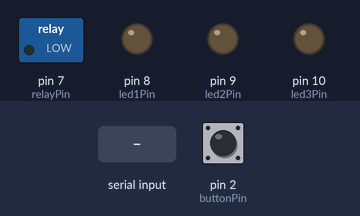
Bench run of a sketch on a simulated Arduino Uno, built with avr-gcc and run on an emulated ATmega328P. Shown: switched loads named in the sketch (green lamp = pin HIGH), output pins drawn as LEDs (lit = HIGH). Dashed ring = blinking. The inputs (shaded band) are chosen by the test bench; at power-on: pin 2 (buttonPin) LOW.

Above: at 1.2 s.
1.3 s: pin 2 (buttonPin) pulled HIGH for 1 s
At 1.42 s:
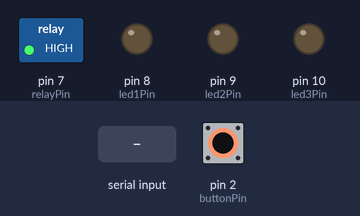
3.8 s: "1" received over the second serial link
At 4.4 s:
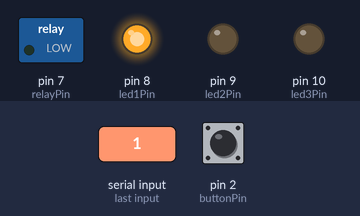
5.3 s: pin 2 (buttonPin) pulled HIGH for 0.15 s
At 5.6 s:
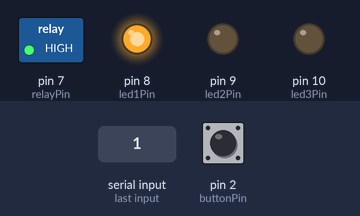
6.9 s: "2" received over the second serial link
At 8.0 s:
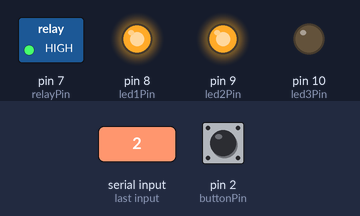
8.4 s: "3" received over the second serial link
At 9.1 s:
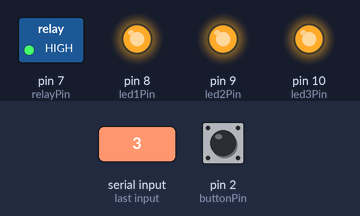
9.9 s: pin 2 (buttonPin) pulled HIGH for 0.15 s
At 10.3 s:
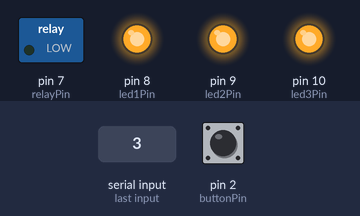
Timing chart, 0 to 12.5 s (numbered marks = the images above; inputs shaded):
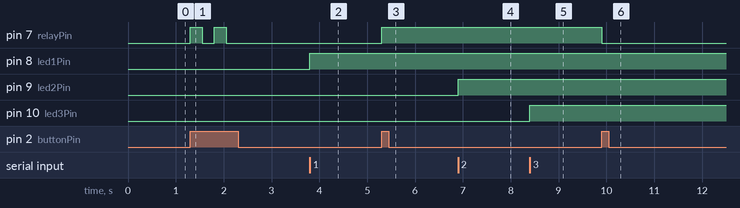

The sketch:

BT_Led_Cntrl.ino
```cpp
// Define pins for LEDs, push button, and relay
const int led1Pin = 8;
const int led2Pin = 9;
const int led3Pin = 10;
const int buttonPin = 2;
const int relayPin = 7;

// Bluetooth module communication
#include <SoftwareSerial.h>
SoftwareSerial BTSerial(0, 1); // RX | TX

// Variables
int buttonState = 0;
int relayState = LOW;

void setup() {
  // Initialize digital pins
  pinMode(led1Pin, OUTPUT);
  pinMode(led2Pin, OUTPUT);
  pinMode(led3Pin, OUTPUT);
  pinMode(buttonPin, INPUT);
  pinMode(relayPin, OUTPUT);

  // Start serial communication with Bluetooth
  Serial.begin(9600);
  BTSerial.begin(9600);
}

void loop() {
  // Read the state of the push button
  buttonState = digitalRead(buttonPin);

  // Check if the button is pressed
  if (buttonState == HIGH) {
    // Toggle relay state
    relayState = !relayState;
    digitalWrite(relayPin, relayState);
    delay(250); // Debounce delay
  }

  // Check for Bluetooth commands
  if (BTSerial.available()) {
    char command = BTSerial.read();

    // Process commands
    switch (command) {
      case '1':
        digitalWrite(led1Pin, HIGH);
        break;
      case '2':
        digitalWrite(led2Pin, HIGH);
        break;
      case '3':
        digitalWrite(led3Pin, HIGH);
        break;
      case '0':
        digitalWrite(led1Pin, LOW);
        digitalWrite(led2Pin, LOW);
        digitalWrite(led3Pin, LOW);
        break;
      default:
        break;
    }
  }
}
```

Measured:
- after the input at 1.3 s, pin 7 (relayPin): alternates HIGH for 0.25 s and LOW for 0.25 s, 4 changes in all, then stays LOW, starting at once
- after the input at 3.8 s, pin 8 (led1Pin): LOW → HIGH at once
- after the input at 5.3 s, pin 7 (relayPin): LOW → HIGH at once
- after the input at 6.9 s, pin 9 (led2Pin): LOW → HIGH at once
- after the input at 8.4 s, pin 10 (led3Pin): LOW → HIGH at once
- after the input at 9.9 s, pin 7 (relayPin): HIGH → LOW at once
